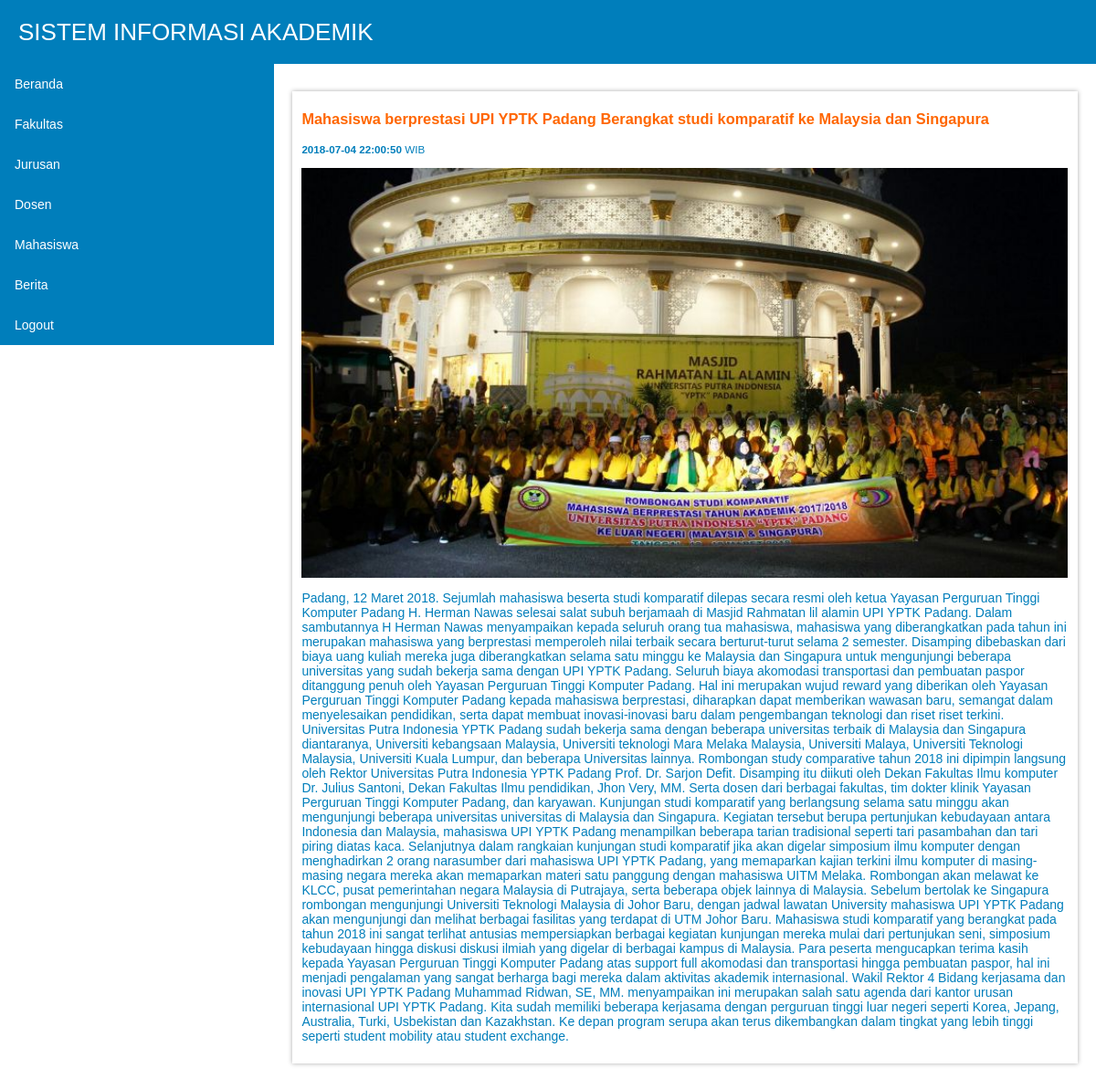
Page /admin/index.php?p=bacaberita&idberita=2 (signed in) on the committed database.
### tables this page shows
CREATE TABLE IF NOT EXISTS `berita` (
  `idberita` int(11) NOT NULL AUTO_INCREMENT,
  `judulberita` text NOT NULL,
  `header` text NOT NULL,
  `isiberita` text NOT NULL,
  `foto` text NOT NULL,
  `tglpost` datetime NOT NULL DEFAULT '0000-00-00 00:00:00',
  PRIMARY KEY (`idberita`)
);

### admin/bacaberita.php (the view)
<?php
$tampil = mysqli_query($kon, "select * from berita where idberita = '$_GET[idberita]'");
$data = mysqli_fetch_array($tampil);
?>
<div class="dh12">
	<fieldset id="berita">
		<h3 style="color: #FF6600"><?php echo $data['judulberita'];?></h3>
		<small><b><?php echo $data['tglpost'];?></b> WIB</small>
		<p><img src="../foto/berita/<?php echo $data['foto']?>" width="100%"></p>
		<p><?php echo $data['isiberita']?></p>
	</fieldset>
</div>

### admin/style.css (style rules this page uses)
.dh12 { width:99.99%; }
.dh1, .dh2, .dh3, .dh4, .dh5, .dh6, .dh7, .dh8, .dh9, .dh10, .dh11, .dh12 { float:left; display:inline; margin:0 0%; }
#berita { max-width:100%; margin:10px auto; position:relative; display:block; background-color:#FFFFFF; box-shadow: 0 0 5px #aaa; height:auto; }
fieldset { margin:0px; border:none; }

### rows in the picture
berita: judulberita "Mahasiswa berprestasi UPI YPTK Padang Berangkat studi komparatif ke Malaysia dan Singapura", tglpost "2018-07-04 22:00:50", foto (picture), isiberita "Padang, 12 Maret 2018. Sejumlah mahasiswa beserta studi komparatif dilepas secara resmi oleh ketua Yayasan Perguruan Tinggi Komputer Padang H. Herman Nawas selesai salat subuh berjamaah di Masjid Rahmatan lil alamin UPI YPTK Padang. Dalam sambutannya H Herman Nawas menyampaikan kepada seluruh orang tua mahasiswa, mahasiswa yang diberangkatkan pada tahun ini merupakan mahasiswa yang berprestasi memperoleh nilai terbaik secara berturut-turut selama 2 semester. Disamping dibebaskan dari biaya uang kuliah mereka juga diberangkatkan selama satu minggu ke Malaysia dan Singapura untuk mengunjungi beberapa universitas yang sudah bekerja sama dengan UPI YPTK Padang. Seluruh biaya akomodasi…"
